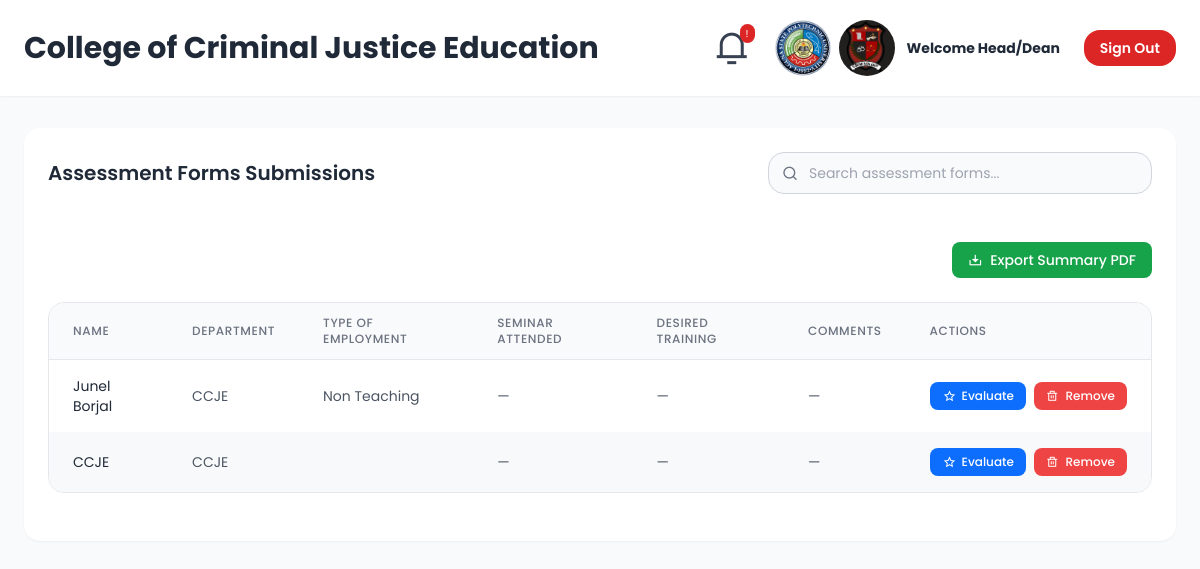
The app's page /CCJE.php with its own data.
### tables this page shows
CREATE TABLE `users` (
  `id` int(10) UNSIGNED NOT NULL,
  `name` varchar(255) NOT NULL,
  `email` varchar(255) NOT NULL,
  `password` varchar(255) NOT NULL,
  `role` enum('user','admin','admin_ccs','admin_cas','admin_cte','admin_cbaa','admin_ccje','admin_cfnd','admin_chmt','admin_cof') NOT NULL DEFAULT 'user',
  `status` enum('pending','accepted','declined') DEFAULT 'pending',
  `educationalAttainment` varchar(255) DEFAULT NULL,
  `specialization` varchar(255) DEFAULT NULL,
  `designation` varchar(255) DEFAULT NULL,
  `department` varchar(255) DEFAULT NULL,
  `yearsInLSPU` varchar(10) DEFAULT NULL,
  `teaching_status` varchar(50) DEFAULT NULL,
  `image_data` text DEFAULT NULL,
  `has_notification` tinyint(1) DEFAULT 0
);

### CCJE.php (the view, shortened to what this page needs)
<?php
include 'config.php';
$selected_year = date('Y');
$sql = "SELECT
            u.name,
            u.department,
            u.teaching_status,
            a.training_history,
            a.desired_skills,
            a.comments,
            a.submission_date,
            a.id AS assessment_id
        FROM users u
        LEFT JOIN assessments a ON u.id = a.user_id
        WHERE u.department = 'CCJE'
          AND (a.submission_date IS NULL OR YEAR(a.submission_date) = $selected_year)
        ORDER BY a.submission_date DESC";
$result = $con->query($sql);
?>
<!DOCTYPE html>
<html lang="en">
<head>
  <script src="https://cdn.tailwindcss.com/3.4.16"></script>
  <link rel="stylesheet" href="https://cdnjs.cloudflare.com/ajax/libs/remixicon/4.6.0/remixicon.min.css" />
</head>
<body class="min-h-screen font-sans" style="font-family: 'Poppins', sans-serif;">
  <div class="min-w-[1024px]">
    <header class="bg-white shadow-sm fixed top-0 left-0 w-full z-50">
    <div class="max-w-7xl mx-auto px-6 py-5 flex justify-between items-center">
        <h1 class="text-3xl font-bold text-gray-800">College of Criminal Justice Education</h1>
        <div class="flex items-center space-x-6">
        <div class="relative">
            <button class="flex items-center text-gray-600 hover:text-gray-900 focus:outline-none">
            <div class="relative group cursor-pointer" id="notifWrapper">
                <i class="ri-notification-3-line text-4xl text-gray-700 group-hover:text-blue-600 animate-bounce ringing-bell" id="notifBell"></i>
                <span id="notifBadge" class="absolute top-0 right-0 transform translate-x-1 -translate-y-1 bg-red-600 text-white text-[10px] px-1.5 py-0.5 rounded-full hidden">!</span>
            </div>
            </button>
        </div>
        <div class="flex items-center space-x-3">
            <div class="flex items-center space-x-1">
            <div class="w-14 h-14 rounded-full overflow-hidden bg-gray-200">
                <img src="images/lspubg2.png" alt="Logo 1" class="w-full h-full object-cover" />
            </div>
            <div class="w-14 h-14 rounded-full overflow-hidden bg-gray-200">
                <img src="images/ccje.png" alt="Logo 2" class="w-full h-full object-cover" />
            </div>
            </div>
        <div class="hidden md:block">
          <p class="text-sm font-bold text-gray-800">Welcome Head/Dean</p>
        </div>
      </div>
      <div>
        <a href="homepage.php"
           class="text-white bg-red-600 hover:bg-red-700 focus:ring-4 focus:ring-red-300 font-semibold rounded-lg text-sm px-4 py-2 transition duration-300"
           >Sign Out</a>
      </div>
    </div>
  </div>
    </header>
        <main class="max-w-7xl mx-auto px-6 pt-32 pb-8">
        <div class="bg-white rounded-lg shadow-sm p-6">
            <div class="flex flex-col md:flex-row justify-between items-start md:items-center mb-6 gap-4">
            <h2 class="text-xl font-semibold text-gray-800">Assessment Forms Submissions</h2>
            <div class="relative w-full md:w-96">
                <div class="absolute inset-y-0 left-0 flex items-center pl-3 pointer-events-none">
                <div class="w-5 h-5 flex items-center justify-center text-gray-500">
                </div>
                </div>
                <input type="search" id="search-input" class="search-input w-full pl-10 pr-4 py-2.5 text-sm text-gray-900 bg-gray-50 border border-gray-300 rounded-lg focus:border-primary transition-colors" placeholder="Search assessment forms...">
            </div>
            </div>
            <div class="flex flex-wrap gap-4 mb-6 justify-end">
            <div class="w-full md:w-auto">
                <label class="block mb-1 text-sm font-medium text-transparent">Actions</label>
                <button onclick="generatePDF()" class="bg-green-600 hover:bg-green-700 text-white px-4 py-2 rounded text-sm font-medium">
                <i class="ri-download-2-line mr-1"></i> Export Summary PDF
                </button>
            </div>
            </div>
                <div class="table-container rounded-lg border border-gray-200 mb-6">
                    <table class="min-w-full">
                        <thead class="bg-gray-50 text-left">
                            <tr>
                                <th class="px-6 py-3 text-xs font-medium text-gray-500 uppercase tracking-wider border-b">Name</th>
                                <th class="px-6 py-3 text-xs font-medium text-gray-500 uppercase tracking-wider border-b">Department</th>
                                <th class="px-6 py-3 text-xs font-medium text-gray-500 uppercase tracking-wider border-b">Type of Employment</th>
                                <th class="px-6 py-3 text-xs font-medium text-gray-500 uppercase tracking-wider border-b">Seminar Attended</th>
                                <th class="px-6 py-3 text-xs font-medium text-gray-500 uppercase tracking-wider border-b">Desired Training</th>
                                <th class="px-6 py-3 text-xs font-medium text-gray-500 uppercase tracking-wider border-b">Comments</th>
                                <th class="px-6 py-3 text-xs font-medium text-gray-500 uppercase tracking-wider border-b">Actions</th>
                            </tr>
                        </thead>
                        <tbody>
                            <?php if ($result && $result->num_rows > 0): ?>
                                <?php while ($row = $result->fetch_assoc()): ?>
                                    <tr>
                                        <td class="px-6 py-4 text-sm text-gray-800"><?= htmlspecialchars($row['name']) ?></td>
                                        <td class="px-6 py-4 text-sm text-gray-600"><?= htmlspecialchars($row['department']) ?></td>
                                        <td class="px-6 py-4 text-sm text-gray-600"><?= htmlspecialchars($row['teaching_status']) ?></td>
                                        <td class="px-6 py-4 text-sm text-gray-600">
                                            <?php
                                              if (!empty($row['training_history'])) {
                                                  $seminars = json_decode($row['training_history'], true);
                                                  if (is_array($seminars)) {
                                                      foreach ($seminars as $seminar) {
                                                          echo "<div class='mb-2'>";
                                                          echo "<strong>Date:</strong> " . htmlspecialchars($seminar['date'] ?? '') . "<br>";
                                                          echo "<strong>Start Time:</strong> " . htmlspecialchars($seminar['start_time'] ?? '') . "<br>";
                                                          echo "<strong>End Time:</strong> " . htmlspecialchars($seminar['end_time'] ?? '') . "<br>";
                                                          echo "<strong>Duration:</strong> " . htmlspecialchars($seminar['duration'] ?? '') . "<br>";
                                                          echo "<strong>Training:</strong> " . htmlspecialchars($seminar['training'] ?? '') . "<br>";
                                                          echo "<strong>Venue:</strong> " . htmlspecialchars($seminar['venue'] ?? '') . "<br>";
                                                          echo "</div><hr class='my-2'>";
                                                      }
                                                  } else {
                                                      echo "Invalid format";
                                                  }
                                              } else {
                                                  echo "—";
                                              }
                                              ?>
                                        </td>
                                        <td class="px-6 py-4 text-sm text-gray-600"><?= htmlspecialchars($row['desired_skills'] ?? '—') ?></td>
                                        <td class="px-6 py-4 text-sm text-gray-600"><?= htmlspecialchars($row['comments'] ?? '—') ?></td>
                                        <td class="px-6 py-4 text-sm whitespace-nowrap">
                                            <div class="flex space-x-2">
                                                <button
                                                    type="button"
                                                    class="evaluate-btn bg-primary text-white rounded-button px-3 py-1.5 text-xs font-medium hover:bg-primary/90 transition whitespace-nowrap flex items-center"
                                                    data-name="<?= htmlspecialchars($row['name']) ?>"
                                                >
                                                    <span class="w-4 h-4 flex items-center justify-center mr-1">
                                                        <i class="ri-star-line"></i>
                                                    </span>
                                                    Evaluate
                                                </button>
                                                <button
                                                    class="remove-btn bg-red-500 text-white rounded-button px-3 py-1.5 text-xs font-medium hover:bg-red-600 transition whitespace-nowrap"
                                                    data-id="<?= htmlspecialchars($row['name']) ?>"
                                                >
                                                    <i class="ri-delete-bin-line mr-1"></i> Remove
                                                </button>
                                            </div>
                                        </td>
                                    </tr>
                                <?php endwhile; ?>
                            <?php else: ?>
                                <tr>
                                    <td colspan="7" class="px-6 py-4 text-center text-sm text-gray-500">No CCS data found for <?= $selected_year ?>.</td>
                                </tr>
                            <?php endif; ?>
                        </tbody>
                    </table>
                </div>
            </div>
        </main>
    </div>
</body>
</html>

### CCJE.php (style rules this page uses)
:where([class^="ri-"])::before { content: "\f3c2"; }
body { font-family: 'Poppins', sans-serif; background-color: #f9fafb; }
.table-container { overflow-x: auto; }
table { width: 100%; border-collapse: separate; border-spacing: 0; }
th { position: relative; cursor: pointer; user-select: none; }
tbody tr:nth-child(even) { background-color: #f8f9fa; }
.animate-bounce { animation: bounce 1.2s infinite; }

### records on screen
users: name "Junel Borjal", department "CCJE", teaching_status "Non Teaching", desired_skills "—", comments "—"
users: name "CCJE", department "CCJE", desired_skills "—", comments "—"
